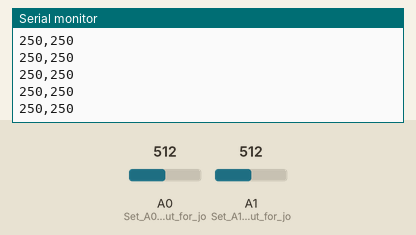
This sketch was run on a simulated Arduino Uno, built with avr-gcc and run on an emulated ATmega328P. Parts: the last lines printed to the serial monitor. The test bench sets the inputs (shaded band); at power-on: A0 (Set_A0_as_an_input_for_jo) = 512, A1 (Set_A1_as_an_input_for_jo) = 512.

Above: at 1.2 s.
1.3 s: A0 (Set_A0_as_an_input_for_jo) set to 716
At 2.1 s:
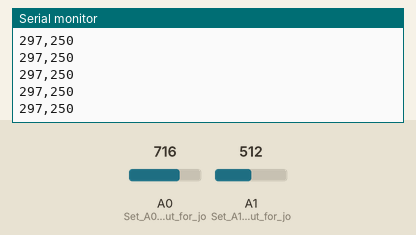
4.3 s: A1 (Set_A1_as_an_input_for_jo) set to 716
At 5.0 s:
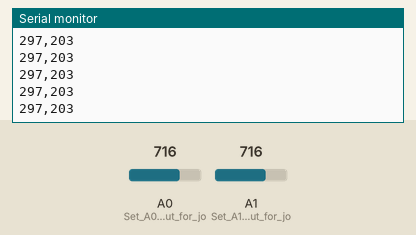
5.8 s: A0 (Set_A0_as_an_input_for_jo) set to 900
At 6.8 s:
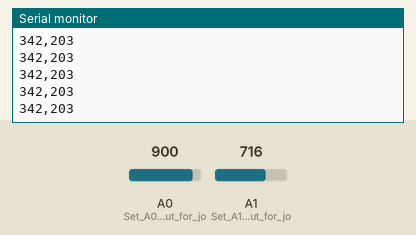
7.3 s: A1 (Set_A1_as_an_input_for_jo) set to 900
At 7.9 s:
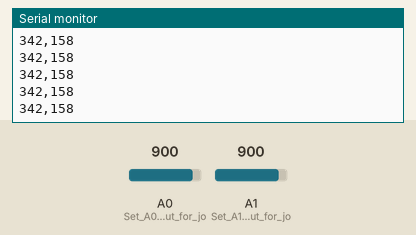
Timing chart, 0 to 9.8 s (numbered marks = the images above; inputs shaded):
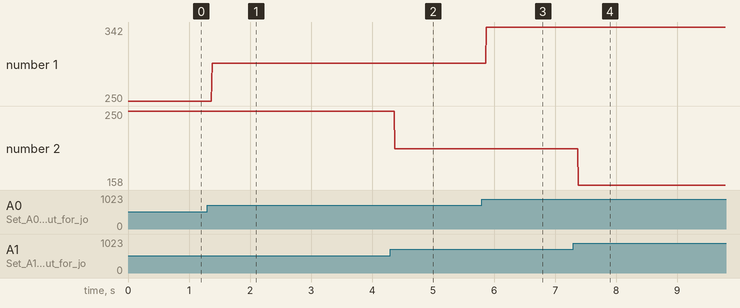

Measured:
- after the input at 1.3 s, the serial monitor: prints a new line after 0.08 s (image 1)
- after the input at 4.3 s, the serial monitor: prints a new line after 0.07 s (image 2)
- after the input at 5.8 s, the serial monitor: prints a new line after 0.07 s (image 3)
- after the input at 7.3 s, the serial monitor: prints a new line after 0.08 s (image 4)
- plotted number 1: 250 → 297 after the input at 1.3 s, 297 → 342 after the input at 5.8 s
- plotted number 2: 250 → 203 after the input at 4.3 s, 203 → 158 after the input at 7.3 s

The sketch:

sendjoystickpos.ino
```cpp
void setup() {
  Serial.begin(9600);  // Start serial communication at 9600 baud rate.
  pinMode(A0, INPUT);  // Set A0 as an input for joystick X-axis.
  pinMode(A1, INPUT);  // Set A1 as an input for joystick Y-axis.
}

void loop() {
 float xPosition = (analogRead(A0)/ 1023.0);  // Read the analog value from pin A0
  float yPosition = (analogRead(A1)/ 1023.0);  // Read the analog value from pin A1
  Serial.print(map(xPosition*100,0,100, 125, 375));
  Serial.print(",");
  Serial.println(map(yPosition*100,0,100, 375, 125));

}
```
